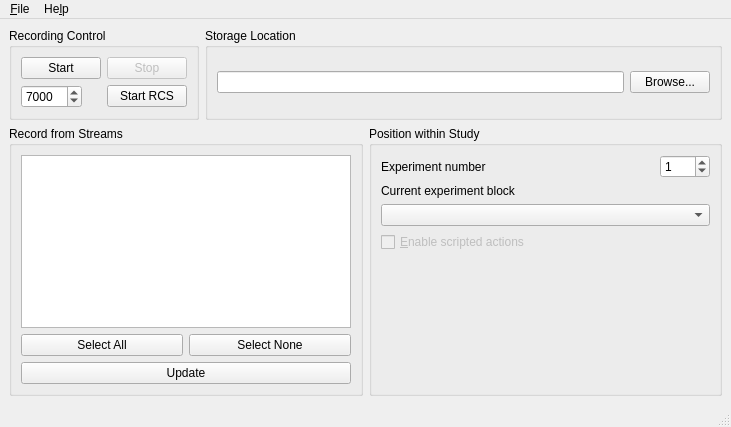
<?xml version="1.0" encoding="UTF-8"?>
<ui version="4.0">
 <class>MainWindow</class>
 <widget class="QMainWindow" name="MainWindow">
  <property name="geometry">
   <rect>
    <x>0</x>
    <y>0</y>
    <width>731</width>
    <height>427</height>
   </rect>
  </property>
  <property name="windowTitle">
   <string>Lab Recorder</string>
  </property>
  <widget class="QWidget" name="centralwidget">
   <layout class="QVBoxLayout" name="verticalLayout_3">
    <item>
     <layout class="QHBoxLayout" name="horizontalLayout_3">
      <item>
       <widget class="QGroupBox" name="groupBox">
        <property name="title">
         <string>Recording Control</string>
        </property>
        <layout class="QFormLayout" name="formLayout">
         <item row="0" column="0">
          <widget class="QPushButton" name="startButton">
           <property name="text">
            <string>Start</string>
           </property>
           <property name="shortcut">
            <string>Ctrl+S</string>
           </property>
          </widget>
         </item>
         <item row="0" column="1">
          <widget class="QPushButton" name="stopButton">
           <property name="enabled">
            <bool>false</bool>
           </property>
           <property name="text">
            <string>Stop</string>
           </property>
           <property name="icon">
            <iconset>
             <normaloff>../../../stop2.png</normaloff>../../../stop2.png</iconset>
           </property>
          </widget>
         </item>
         <item row="1" column="0">
          <widget class="QSpinBox" name="rcsport">
           <property name="minimum">
            <number>1</number>
           </property>
           <property name="maximum">
            <number>65535</number>
           </property>
           <property name="value">
            <number>7000</number>
           </property>
          </widget>
         </item>
         <item row="1" column="1">
          <widget class="QPushButton" name="rcsbutton">
           <property name="text">
            <string>Start RCS</string>
           </property>
          </widget>
         </item>
        </layout>
       </widget>
      </item>
      <item>
       <widget class="QGroupBox" name="groupBox_2">
        <property name="title">
         <string>Storage Location</string>
        </property>
        <layout class="QHBoxLayout" name="horizontalLayout_2">
         <item>
          <widget class="QLineEdit" name="locationEdit">
           <property name="minimumSize">
            <size>
             <width>361</width>
             <height>0</height>
            </size>
           </property>
          </widget>
         </item>
         <item>
          <widget class="QPushButton" name="browseButton">
           <property name="text">
            <string>Browse...</string>
           </property>
           <property name="shortcut">
            <string>Ctrl+B</string>
           </property>
          </widget>
         </item>
        </layout>
       </widget>
      </item>
     </layout>
    </item>
    <item>
     <layout class="QHBoxLayout" name="horizontalLayout_4">
      <item>
       <widget class="QGroupBox" name="groupBox_3">
        <property name="title">
         <string>Record from Streams</string>
        </property>
        <layout class="QVBoxLayout" name="verticalLayout_2">
         <item>
          <widget class="QListWidget" name="streamList">
           <property name="selectionMode">
            <enum>QAbstractItemView::SingleSelection</enum>
           </property>
           <property name="selectionBehavior">
            <enum>QAbstractItemView::SelectItems</enum>
           </property>
          </widget>
         </item>
         <item>
          <layout class="QHBoxLayout" name="horizontalLayout_6">
           <item>
            <widget class="QPushButton" name="selectAllButton">
             <property name="text">
              <string>Select All</string>
             </property>
            </widget>
           </item>
           <item>
            <widget class="QPushButton" name="selectNoneButton">
             <property name="text">
              <string>Select None</string>
             </property>
            </widget>
           </item>
          </layout>
         </item>
         <item>
          <widget class="QPushButton" name="refreshButton">
           <property name="text">
            <string>Update</string>
           </property>
           <property name="shortcut">
            <string>Ctrl+U</string>
           </property>
          </widget>
         </item>
        </layout>
       </widget>
      </item>
      <item>
       <widget class="QGroupBox" name="groupBox_4">
        <property name="title">
         <string>Position within Study</string>
        </property>
        <layout class="QVBoxLayout" name="verticalLayout">
         <item>
          <layout class="QHBoxLayout" name="horizontalLayout_5">
           <item>
            <widget class="QLabel" name="label">
             <property name="sizePolicy">
              <sizepolicy hsizetype="MinimumExpanding" vsizetype="Preferred">
               <horstretch>0</horstretch>
               <verstretch>0</verstretch>
              </sizepolicy>
             </property>
             <property name="text">
              <string>Experiment number</string>
             </property>
            </widget>
           </item>
           <item>
            <widget class="QSpinBox" name="experimentNumberSpin">
             <property name="sizePolicy">
              <sizepolicy hsizetype="MinimumExpanding" vsizetype="Fixed">
               <horstretch>0</horstretch>
               <verstretch>0</verstretch>
              </sizepolicy>
             </property>
             <property name="maximumSize">
              <size>
               <width>50</width>
               <height>16777215</height>
              </size>
             </property>
             <property name="maximum">
              <number>9999</number>
             </property>
             <property name="value">
              <number>1</number>
             </property>
            </widget>
           </item>
          </layout>
         </item>
         <item>
          <widget class="QLabel" name="label_2">
           <property name="text">
            <string>Current experiment block</string>
           </property>
          </widget>
         </item>
         <item>
          <widget class="QComboBox" name="blockList"/>
         </item>
         <item>
          <widget class="QCheckBox" name="enableScriptedActionsCheck">
           <property name="enabled">
            <bool>false</bool>
           </property>
           <property name="text">
            <string>&amp;Enable scripted actions</string>
           </property>
           <property name="checkable">
            <bool>true</bool>
           </property>
          </widget>
         </item>
         <item>
          <spacer name="verticalSpacer">
           <property name="orientation">
            <enum>Qt::Vertical</enum>
           </property>
           <property name="sizeHint" stdset="0">
            <size>
             <width>0</width>
             <height>0</height>
            </size>
           </property>
          </spacer>
         </item>
        </layout>
       </widget>
      </item>
     </layout>
    </item>
   </layout>
  </widget>
  <widget class="QMenuBar" name="menubar">
   <property name="geometry">
    <rect>
     <x>0</x>
     <y>0</y>
     <width>731</width>
     <height>30</height>
    </rect>
   </property>
   <widget class="QMenu" name="menuFile">
    <property name="title">
     <string>&amp;File</string>
    </property>
    <addaction name="actionLoadConfig"/>
    <addaction name="actionSaveConfig"/>
    <addaction name="actionQuit"/>
   </widget>
   <widget class="QMenu" name="menuHelp">
    <property name="title">
     <string>He&amp;lp</string>
    </property>
    <addaction name="actionAbout"/>
   </widget>
   <addaction name="menuFile"/>
   <addaction name="menuHelp"/>
  </widget>
  <widget class="QStatusBar" name="statusbar"/>
  <action name="actionLoadConfig">
   <property name="text">
    <string>&amp;Load configuration...</string>
   </property>
   <property name="shortcut">
    <string>Ctrl+L</string>
   </property>
  </action>
  <action name="actionQuit">
   <property name="text">
    <string>&amp;Quit</string>
   </property>
   <property name="shortcut">
    <string>Ctrl+Q</string>
   </property>
  </action>
  <action name="actionAbout">
   <property name="text">
    <string>&amp;About</string>
   </property>
  </action>
  <action name="actionSaveConfig">
   <property name="text">
    <string>&amp;Save configuration</string>
   </property>
  </action>
 </widget>
 <resources/>
 <connections/>
</ui>
